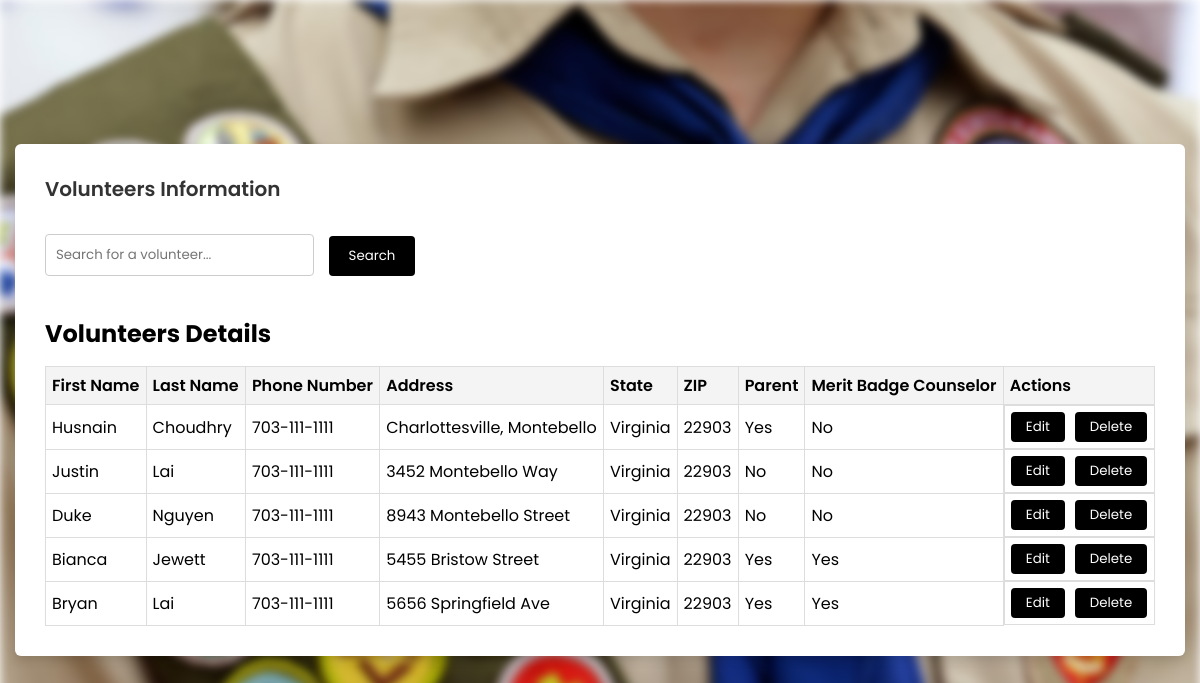
Screenshot of /volunteer.php with the database file from the repository.
### tables this page shows
CREATE TABLE ADULT_VOLUNTEERS (
    ADULT_VOLID INTEGER PRIMARY KEY,
    PARENTID INT NULL,
    COUNSELOR_ID INT NULL,
    AVFNAME VARCHAR(25),
    AVLNAME VARCHAR(25),
    AVPHONE VARCHAR(25),
    AVADDRESS VARCHAR(35),
    AVSTATE VARCHAR(25),
    AVZIP VARCHAR(25),
    FOREIGN KEY (PARENTID) REFERENCES PARENTS(PARENTID),
    FOREIGN KEY (COUNSELOR_ID) REFERENCES MERITBADGE_COUNSELOR(COUNSELOR_ID)
);

### volunteer.php (the view, shortened to what this page needs)
<?php
    $db = new SQLite3('DatabaseCreator.db');
    $sql = "SELECT ADULT_VOLID, AVFNAME, AVLNAME, AVPHONE, AVADDRESS, AVSTATE, AVZIP,
        CASE WHEN PARENTID IS NOT NULL THEN 'Yes' ELSE 'No' END AS IsParent,
        CASE WHEN COUNSELOR_ID IS NOT NULL THEN 'Yes' ELSE 'No' END AS IsCounselor
        FROM ADULT_VOLUNTEERS";
    $result = $db->query($sql);
    $volunteers = [];
    while ($row = $result->fetchArray(SQLITE3_ASSOC)) {
        $volunteers[] = $row;
    }
?>
<!DOCTYPE html>
<html lang="en">
<head>
    <link rel="stylesheet" href="style.css">
</head>
<body>
    <div class="container">
        <header>Volunteers Information</header>
        <div class="volunteers-info">
            <div class="search-container">
                <input type="text" id="searchInput" placeholder="Search for a volunteer...">
                <button onclick="searchVolunteer()">Search</button>
            </div>
            <h2>Volunteers Details</h2>
            <table id="volunteerTable">
                <tr>
                    <th>First Name</th>
                    <th>Last Name</th>
                    <th>Phone Number</th>
                    <th>Address</th>
                    <th>State</th>
                    <th>ZIP</th>
                    <th>Parent</th>
                    <th>Merit Badge Counselor</th>
                    <th>Actions</th>
                </tr>
                <?php if (!empty($volunteers)): ?>
                    <?php foreach ($volunteers as $volunteer): ?>
                        <tr>
                            <td><?php echo htmlspecialchars($volunteer['AVFNAME']); ?></td>
                            <td><?php echo htmlspecialchars($volunteer['AVLNAME']); ?></td>
                            <td><?php echo htmlspecialchars($volunteer['AVPHONE']); ?></td>
                            <td><?php echo htmlspecialchars($volunteer['AVADDRESS']); ?></td>
                            <td><?php echo htmlspecialchars($volunteer['AVSTATE']); ?></td>
                            <td><?php echo htmlspecialchars($volunteer['AVZIP']); ?></td>
                            <td><?php echo htmlspecialchars($volunteer['IsParent']); ?></td>
                            <td><?php echo htmlspecialchars($volunteer['IsCounselor']); ?></td>
                            <td class="actions">
                                <button class="edit-btn" onclick="openVolunteerModal(
                                   '<?php echo htmlspecialchars($volunteer['ADULT_VOLID']); ?>',
                                   '<?php echo htmlspecialchars($volunteer['AVFNAME']); ?>',
                                   '<?php echo htmlspecialchars($volunteer['AVLNAME']); ?>',
                                   '<?php echo htmlspecialchars($volunteer['AVPHONE']); ?>',
                                   '<?php echo htmlspecialchars($volunteer['AVADDRESS']); ?>',
                                   '<?php echo htmlspecialchars($volunteer['AVSTATE']); ?>',
                                   '<?php echo htmlspecialchars($volunteer['AVZIP']); ?>'
                               )">Edit</button>
                                <button class="delete-btn" onclick="confirmDeleteVolunteer('<?php echo htmlspecialchars($volunteer['ADULT_VOLID']); ?>')">Delete</button>
                            </td>
                        </tr>
                    <?php endforeach; ?>
                <?php else: ?>
                    <tr>
                        <td colspan="9">No volunteer information available.</td>
                    </tr>
                <?php endif; ?>
            </table>
        </div>
    </div>
</body>
</html>

### style.css (style rules this page uses)
* { margin: 0; padding: 0; box-sizing: border-box; font-family: 'Poppins', sans-serif; }
body { min-height: 100vh; display: flex; align-items: center; justify-content: center; background: #ffff; }
.container { position: relative; max-width: 1200px; width: 100%; border-radius: 6px; padding: 30px; margin: 0 15px; background-color: #fff; box-shadow: 0 5px 10px rgba(0, 0, 0, 0.1); }
.container header { position: relative; font-size: 20px; font-weight: 600; color: #333; }
.container header::before { content: ""; position: absolute; left: 0; bottom: -2px; height: 3px; width: 27px; border-radius: 8px; background-color: #fff; }
.volunteers-info { margin-top: 30px; }
.volunteers-info table { width: 100%; border-collapse: collapse; margin-top: 15px; }
.volunteers-info table th, .volunteers-info table td { padding: 6px; border: 1px solid #ddd; text-align: left; }
.volunteers-info table th { background-color: #f4f4f4; font-weight: 600; }
.volunteers-info .search-container { display: flex; align-items: center; margin-bottom: 20px; }
.volunteers-info .search-container input[type="text"] { padding: 10px; flex: 0.25; border: 1px solid #ccc; border-radius: 4px; }
.volunteers-info .search-container button { padding: 10px 20px; background-color: #000; color: white; border: none; border-radius: 4px; cursor: pointer; transition: background-color 0.3s ease; margin-left: 5px; }
#searchInput { margin-bottom: 20px; padding: 10px; border: 1px solid #ccc; border-radius: 4px; width: 100%; box-sizing: border-box; }
.search-container { display: flex; align-items: center; margin-bottom: 20px; }
.search-container input[type="text"] { padding: 10px; flex: 0.25; border: 1px solid #ccc; border-radius: 4px; }
.search-container button { padding: 10px 20px; background-color: #000; color: white; border: none; border-radius: 4px; cursor: pointer; transition: background-color 0.3s ease; margin-left: 5px; margin-bottom: 18px; }
.actions { display: flex; gap: 10px; }
.actions .edit-btn, .actions .delete-btn { padding: 5px 15px; border: none; border-radius: 4px; cursor: pointer; transition: background-color 0.3s ease; }
.actions .edit-btn { background-color: #000; color: white; }
.actions .delete-btn { background-color: #000; color: white; }
.search-container input[type="text"], .search-container input[type="date"] { padding: 10px; border: 1px solid #ccc; border-radius: 4px; margin-right: 10px; margin-bottom: 18px; }
.search-container button { padding: 10px 20px; background-color: #000; color: white; border: none; border-radius: 4px; cursor: pointer; transition: background-color 0.3s ease; }

### rows the page displays
adult_volunteers: AVFNAME "Husnain", AVLNAME "Choudhry", AVPHONE "703-111-1111", AVADDRESS "Charlottesville, Montebello", AVSTATE "Virginia", AVZIP "22903", IsParent "Yes", IsCounselor "No"
adult_volunteers: AVFNAME "Justin", AVLNAME "Lai", AVPHONE "703-111-1111", AVADDRESS "3452 Montebello Way", AVSTATE "Virginia", AVZIP "22903", IsParent "No", IsCounselor "No"
adult_volunteers: AVFNAME "Duke", AVLNAME "Nguyen", AVPHONE "703-111-1111", AVADDRESS "8943 Montebello Street", AVSTATE "Virginia", AVZIP "22903", IsParent "No", IsCounselor "No"
adult_volunteers: AVFNAME "Bianca", AVLNAME "Jewett", AVPHONE "703-111-1111", AVADDRESS "5455 Bristow Street", AVSTATE "Virginia", AVZIP "22903", IsParent "Yes", IsCounselor "Yes"
adult_volunteers: AVFNAME "Bryan", AVLNAME "Lai", AVPHONE "703-111-1111", AVADDRESS "5656 Springfield Ave", AVSTATE "Virginia", AVZIP "22903", IsParent "Yes", IsCounselor "Yes"
